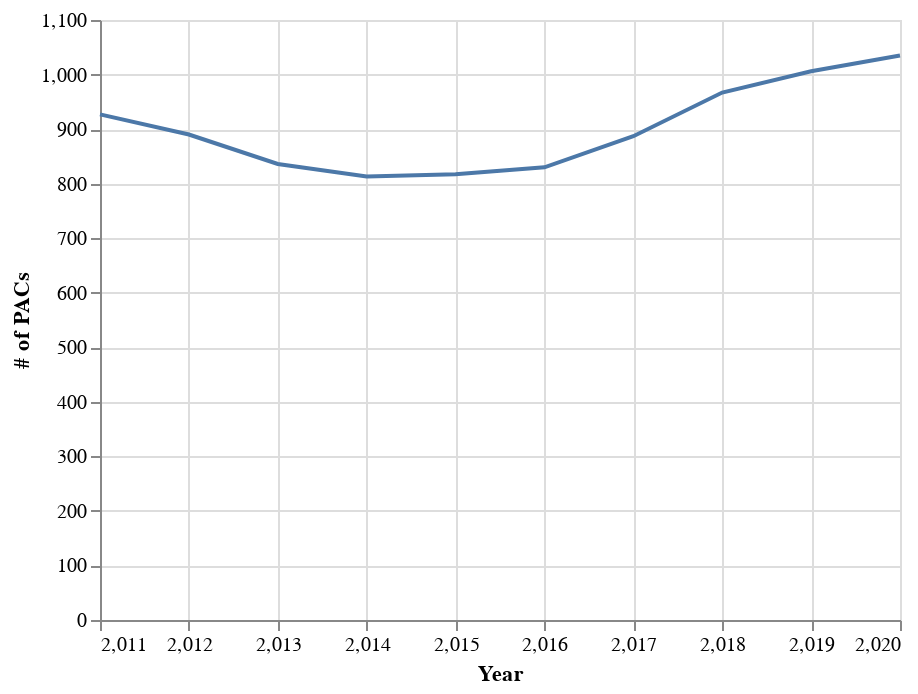

Notebook source saved alongside this figure:
### Code cell
alt.Chart(pac_numbers).mark_line().encode(x="Year", y="# of PACs")

### Figure 1 — Vega-Lite specification as saved in the notebook (floating-point values rounded to 4 significant figures)
{"config": {"view": {"continuousWidth": 400, "continuousHeight": 300}}, "data": {"name": "data-e7f5df00f759adff0d99295bbca39e2c"}, "mark": "line", "encoding": {"x": {"type": "quantitative", "field": "Year"}, "y": {"type": "quantitative", "field": "# of PACs"}}, "$schema": "https://vega.github.io/schema/vega-lite/v4.8.1.json", "datasets": {"data-e7f5df00f759adff0d99295bbca39e2c": [{"Year": 2011, "# of PACs": 927}, {"Year": 2012, "# of PACs": 890}, {"Year": 2013, "# of PACs": 836}, {"Year": 2014, "# of PACs": 813}, {"Year": 2015, "# of PACs": 817}, {"Year": 2016, "# of PACs": 830}, {"Year": 2017, "# of PACs": 887}, {"Year": 2018, "# of PACs": 967}, {"Year": 2019, "# of PACs": 1006}, {"Year": 2020, "# of PACs": 1035}]}}
